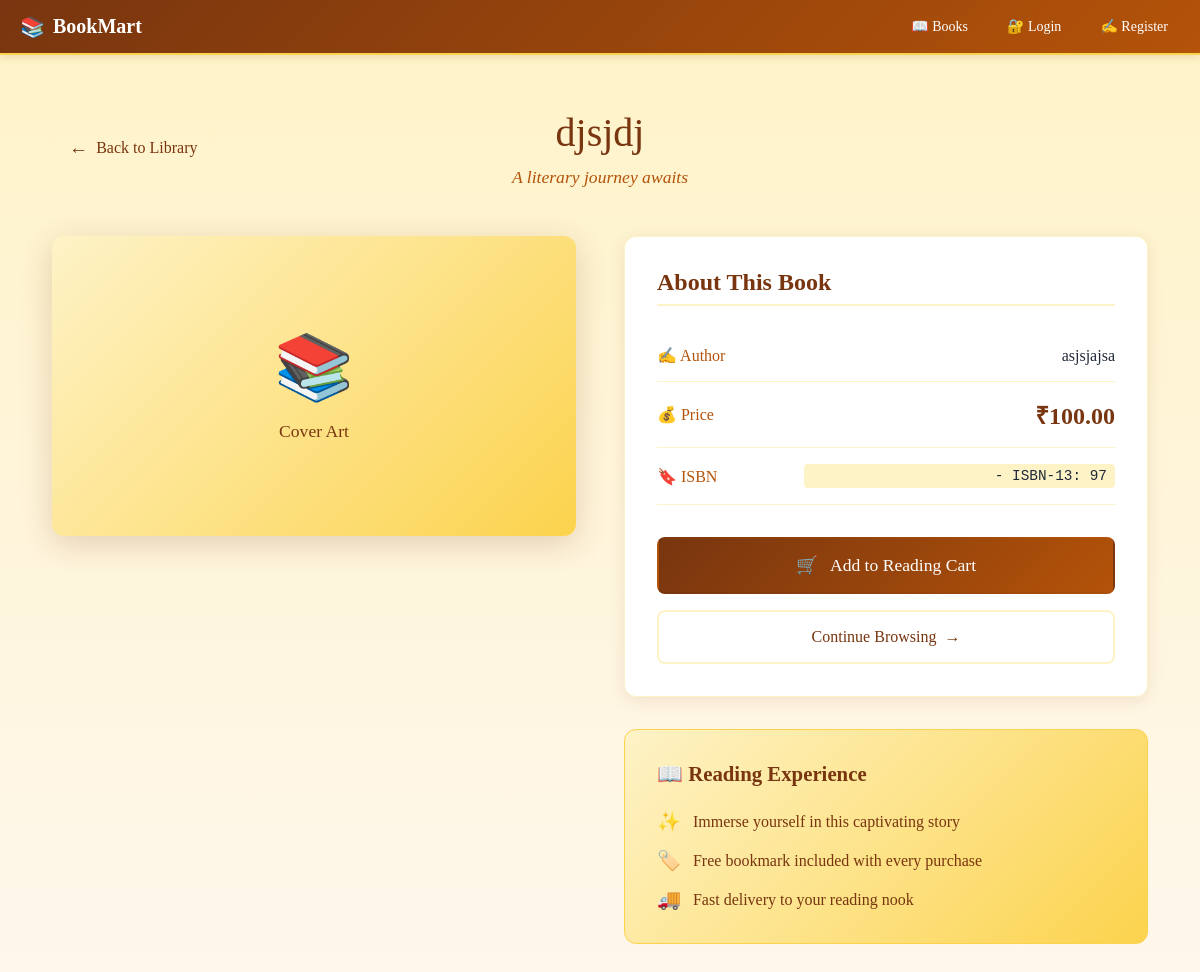
Page /books/1/ on the committed database.
### store/models.py (models this page shows, shortened)
class Book(models.Model):
    title = models.CharField(max_length=200)
    author = models.CharField(max_length=200)
    description = models.TextField(blank=True, null=True)
    price = models.DecimalField(max_digits=8, decimal_places=2)
    isbn = models.CharField(max_length=13, unique=True)
    category = models.ForeignKey(Category, on_delete=models.CASCADE, null=True, blank=True)
    image = models.ImageField(upload_to="book_images/", blank=True, null=True)

### store/views.py (the view)
# urls.py: path("books/<int:pk>/", views.book_detail, name="book_detail"),
def book_detail(request, pk):
    book = get_object_or_404(Book, pk=pk)
    return render(request, "store/book_detail.html", {"book": book})

### templates/store/book_detail.html
{% extends "store/base.html" %}
{% load static%}
{% block extra_css %}
  <link rel="stylesheet" href="{% static 'css/book_detail/style.css' %}">
{% endblock %}
{% block content %}
<div class="book-journey">
    <div class="book-header">
        <a href="{% url 'book_list' %}" class="back-link">
            <span class="back-arrow">←</span>
            Back to Library
        </a>
        <h1 class="book-main-title">{{ book.title }}</h1>
        <p class="book-subtitle">A literary journey awaits</p>
    </div>
    <div class="book-showcase">
        <div class="book-visual">
            {% if book.image %}
            <div class="book-cover-large">
                <img src="{{ book.image.url }}" alt="{{ book.title }}" class="book-image-large">
                <div class="cover-glow"></div>
            </div>
            {% else %}
            <div class="book-cover-placeholder">
                <span class="placeholder-icon-large">📚</span>
                <span class="placeholder-text-large">Cover Art</span>
            </div>
            {% endif %}
        </div>
        <div class="book-details">
            <div class="detail-card">
                <h2 class="detail-title">About This Book</h2>
                <div class="detail-item">
                    <span class="detail-label">✍️ Author</span>
                    <span class="detail-value">{{ book.author }}</span>
                </div>
                <div class="detail-item">
                    <span class="detail-label">💰 Price</span>
                    <span class="detail-value price-tag">₹{{ book.price }}</span>
                </div>
                <div class="detail-item">
                    <span class="detail-label">🔖 ISBN</span>
                    <span class="detail-value isbn-code">{{ book.isbn }}</span>
                </div>
                <div class="action-buttons">
                    <a href="{% url 'add_to_cart' book.id %}" class="add-cart-btn">
                        <span class="cart-icon">🛒</span>
                        <span>Add to Reading Cart</span>
                    </a>
                    <a href="{% url 'book_list' %}" class="browse-more-btn">
                        <span>Continue Browsing</span>
                        <span class="browse-arrow">→</span>
                    </a>
                </div>
            </div>
            <div class="reading-experience">
                <h3 class="experience-title">📖 Reading Experience</h3>
                <div class="experience-items">
                    <div class="experience-item">
                        <span class="exp-icon">✨</span>
                        <span>Immerse yourself in this captivating story</span>
                    </div>
                    <div class="experience-item">
                        <span class="exp-icon">🏷️</span>
                        <span>Free bookmark included with every purchase</span>
                    </div>
                    <div class="experience-item">
                        <span class="exp-icon">🚚</span>
                        <span>Fast delivery to your reading nook</span>
                    </div>
                </div>
            </div>
        </div>
    </div>
</div>
{% endblock %}

### static/css/book_detail/style.css (style rules this page uses)
.book-journey { max-width: 1200px; margin: 0 auto; padding: 2rem; }
.book-header { text-align: center; margin-bottom: 3rem; position: relative; }
.back-link { position: absolute; left: 0; top: 50%; transform: translateY(-50%); color: #78350f; text-decoration: none; display: flex; align-items: center; gap: 8px; padding: 8px 16px; border: 1px solid #fef3c7; border-radius: 6px; transition: all 0.3s ease; }
.back-arrow { font-size: 1.2rem; }
.book-main-title { font-size: 2.5rem; color: #78350f; margin-bottom: 0.5rem; font-weight: normal; line-height: 1.3; }
.book-subtitle { color: #b45309; font-style: italic; font-size: 1.1rem; }
.book-showcase { display: grid; grid-template-columns: 1fr 1fr; gap: 3rem; align-items: start; }
.book-visual { position: sticky; top: 2rem; }
.book-cover-placeholder { height: auto; min-height: 300px; width: 100%; background: linear-gradient(135deg, #fef3c7 0%, #fcd34d 100%); border-radius: 12px; display: flex; flex-direction: column; align-items: center; justify-content: center; color: #78350f; box-shadow: 0 8px 32px rgba(120, 53, 15, 0.2); padding: 2rem; }
.placeholder-icon-large { font-size: 4rem; margin-bottom: 1rem; }
.placeholder-text-large { font-size: 1.1rem; font-weight: 500; }
.book-details { display: flex; flex-direction: column; gap: 2rem; }
.detail-card { background: white; padding: 2rem; border-radius: 12px; border: 1px solid #fef3c7; box-shadow: 0 4px 16px rgba(120, 53, 15, 0.1); }
.detail-title { font-size: 1.5rem; color: #78350f; margin-bottom: 1.5rem; padding-bottom: 0.5rem; border-bottom: 2px solid #fef3c7; }
.detail-item { display: flex; justify-content: between; align-items: center; padding: 1rem 0; border-bottom: 1px solid #fef3c7; }
.detail-label { flex: 1; color: #b45309; font-weight: 500; }
.detail-value { flex: 2; color: #1f2937; text-align: right; }
.price-tag { font-size: 1.5rem; font-weight: bold; color: #78350f; }
.isbn-code { font-family: monospace; background: #fef3c7; padding: 4px 8px; border-radius: 4px; font-size: 0.9rem; }
.action-buttons { display: flex; flex-direction: column; gap: 1rem; margin-top: 2rem; }
.add-cart-btn { background: linear-gradient(135deg, #78350f 0%, #b45309 100%); color: white; text-decoration: none; padding: 1rem 2rem; border-radius: 8px; text-align: center; display: flex; align-items: center; justify-content: center; gap: 12px; transition: all 0.3s ease; font-size: 1.1rem; border: 2px solid transparent; }
.browse-more-btn { background: transparent; color: #78350f; text-decoration: none; padding: 1rem 2rem; border-radius: 8px; text-align: center; display: flex; align-items: center; justify-content: center; gap: 8px; transition: all 0.3s ease; border: 2px solid #fef3c7; }
.browse-arrow { transition: transform 0.3s ease; }
.reading-experience { background: linear-gradient(135deg, #fef3c7 0%, #fcd34d 100%); padding: 2rem; border-radius: 12px; border: 1px solid #fcd34d; }
.experience-title { color: #78350f; margin-bottom: 1.5rem; font-size: 1.3rem; }
.experience-items { display: flex; flex-direction: column; gap: 1rem; }
.experience-item { display: flex; align-items: center; gap: 12px; color: #78350f; }
.exp-icon { font-size: 1.2rem; flex-shrink: 0; }

### templates/store/base.html (style rules this page uses)
* { margin: 0; padding: 0; box-sizing: border-box; }
body { font-family: 'Georgia', 'Garamond', serif; background: linear-gradient(to bottom, #fef3c7 0%, #fff7ed 100%); color: #1f2937; }

### rows in the picture
Book: title "djsjdj", author "asjsjajsa", price "100.00", isbn "- ISBN-13: 97"
